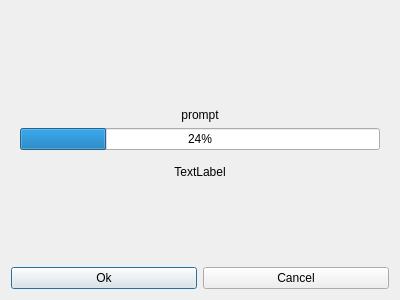
<?xml version="1.0" encoding="UTF-8"?>
<ui version="4.0">
 <class>CDlgUpdate</class>
 <widget class="QDialog" name="CDlgUpdate">
  <property name="geometry">
   <rect>
    <x>0</x>
    <y>0</y>
    <width>400</width>
    <height>300</height>
   </rect>
  </property>
  <property name="windowTitle">
   <string>Update</string>
  </property>
  <property name="windowIcon">
   <iconset resource="../Resource/Resource.qrc">
    <normaloff>:/icon/AppIcon</normaloff>:/icon/AppIcon</iconset>
  </property>
  <layout class="QGridLayout" name="gridLayout_2">
   <item row="0" column="0">
    <spacer name="verticalSpacer">
     <property name="orientation">
      <enum>Qt::Vertical</enum>
     </property>
     <property name="sizeHint" stdset="0">
      <size>
       <width>20</width>
       <height>88</height>
      </size>
     </property>
    </spacer>
   </item>
   <item row="1" column="0">
    <widget class="QWidget" name="widget" native="true">
     <property name="sizePolicy">
      <sizepolicy hsizetype="Preferred" vsizetype="Fixed">
       <horstretch>0</horstretch>
       <verstretch>0</verstretch>
      </sizepolicy>
     </property>
     <layout class="QGridLayout" name="gridLayout">
      <item row="0" column="0">
       <widget class="QLabel" name="lbPrompt">
        <property name="text">
         <string>prompt</string>
        </property>
        <property name="alignment">
         <set>Qt::AlignCenter</set>
        </property>
        <property name="wordWrap">
         <bool>true</bool>
        </property>
       </widget>
      </item>
      <item row="1" column="0">
       <widget class="QProgressBar" name="progressBar">
        <property name="value">
         <number>24</number>
        </property>
       </widget>
      </item>
     </layout>
    </widget>
   </item>
   <item row="2" column="0">
    <widget class="QLabel" name="lbError">
     <property name="text">
      <string>TextLabel</string>
     </property>
     <property name="alignment">
      <set>Qt::AlignCenter</set>
     </property>
     <property name="wordWrap">
      <bool>true</bool>
     </property>
    </widget>
   </item>
   <item row="3" column="0">
    <spacer name="verticalSpacer_2">
     <property name="orientation">
      <enum>Qt::Vertical</enum>
     </property>
     <property name="sizeHint" stdset="0">
      <size>
       <width>20</width>
       <height>75</height>
      </size>
     </property>
    </spacer>
   </item>
   <item row="4" column="0">
    <layout class="QHBoxLayout" name="horizontalLayout">
     <item>
      <widget class="QPushButton" name="pbOk">
       <property name="text">
        <string>Ok</string>
       </property>
      </widget>
     </item>
     <item>
      <widget class="QPushButton" name="pbCancel">
       <property name="text">
        <string>Cancel</string>
       </property>
      </widget>
     </item>
    </layout>
   </item>
  </layout>
 </widget>
 <resources>
  <include location="../Resource/Resource.qrc"/>
 </resources>
 <connections/>
</ui>
